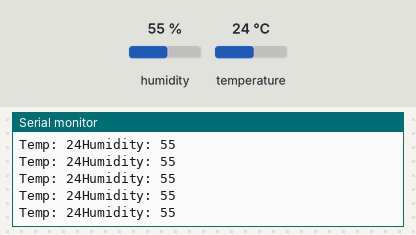
Simulated run of this sketch. Board: Arduino Uno, built with avr-gcc and run on an emulated ATmega328P. Parts: the last lines printed to the serial monitor. Inputs (shaded band) come from the test bench; at power-on: humidity 55 %, temperature 24 °C.

Above: at 2.8 s.
2.9 s: humidity set to 22 %
At 4.5 s:
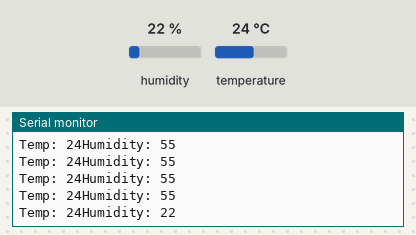
5.6 s: temperature set to 12 °C
At 6.0 s:
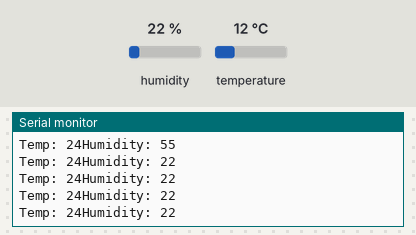
11.6 s: humidity set to 40 %
At 12.1 s:
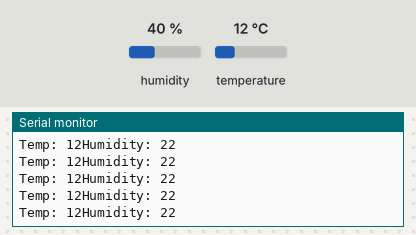
Timing chart, 0 to 14.6 s (numbered marks = the images above; inputs shaded):
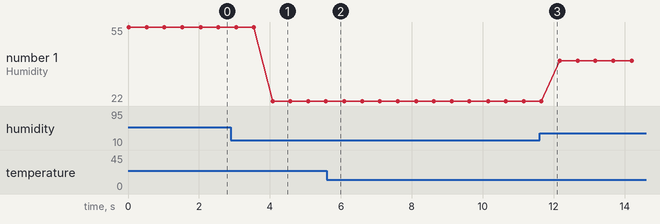

The sketch:

humidity_temperature.ino
```cpp
#include <Adafruit_Sensor.h>
#include<DHT.h>

#define D_PIN 9

#define D_TYPE DHT11

DHT dht(D_PIN,D_TYPE);
void setup() {
  // put your setup code here, to run once:
  Serial.begin(9600);
  dht.begin();
}

void loop() {
  // put your main code here, to run repeatedly:
  int h = dht.readHumidity();
  int t = dht.readTemperature();
  if (isnan(h) || isnan(t)){
    Serial.print("CANNOT READ VALUE FROM SENSOR");
    return;
  }
  Serial.print("Temp: ");
  Serial.print(t);
  Serial.print("Humidity: ");
  Serial.println(h);
  delay(500);
}
```

Measured:
- after the input at 2.9 s, the serial monitor: prints a new line after 1.2 s (image 1)
- plotted number 1: 55 → 22 after the input at 2.9 s, 22 → 40 after the input at 11.6 s
